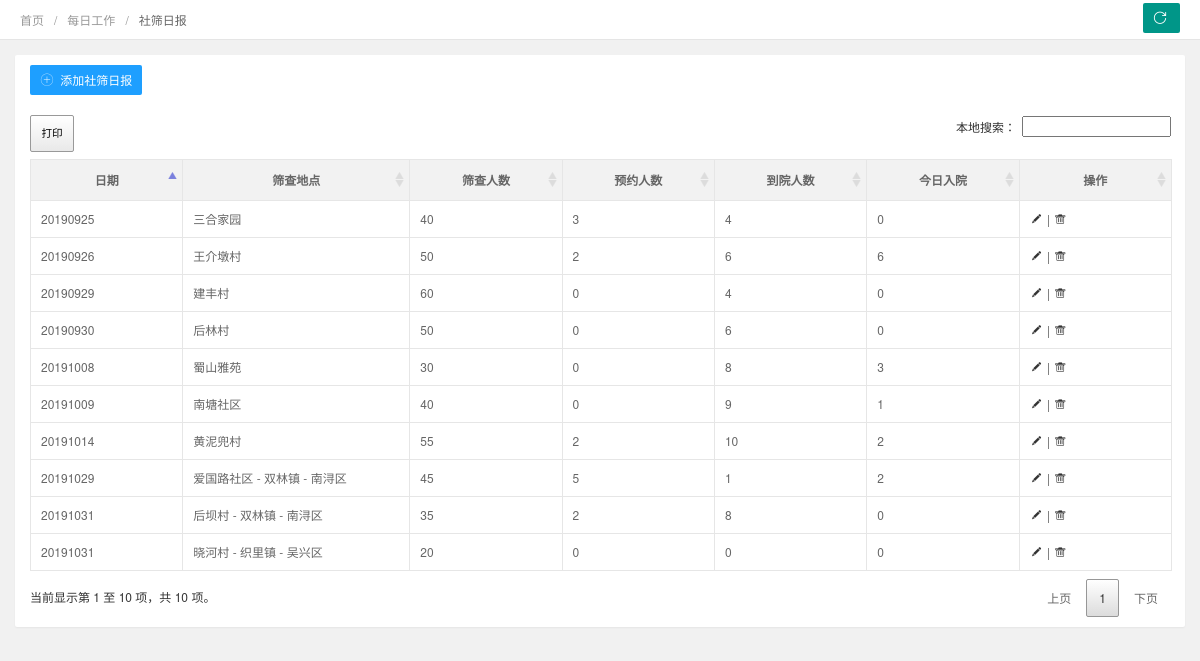
The page /dr_index.php (signed in) on the database its author committed.
### tables this page shows
CREATE TABLE "daily_report" (
"dr_id"  INTEGER PRIMARY KEY AUTOINCREMENT NOT NULL,
"dr_date"  TEXT(8) NOT NULL,
"dr_scdd"  TEXT(20) NOT NULL,
"dr_scrs"  TEXT(3) NOT NULL,
"dr_yyrs"  TEXT(3) NOT NULL,
"dr_dyrs"  TEXT(3) NOT NULL,
"yy_jg"  TEXT(2) NOT NULL,
"yy_bnz"  TEXT(2) NOT NULL,
"yy_nr"  TEXT(2) NOT NULL,
"yy_yd"  TEXT(2) NOT NULL,
"yy_ld"  TEXT(2) NOT NULL,
"yy_other"  TEXT(2) NOT NULL,
"ss_jg"  TEXT(2) NOT NULL,
"ss_bnz"  TEXT(2) NOT NULL,
"ss_nr"  TEXT(2) NOT NULL,
"ss_yd"  TEXT(2) NOT NULL,
"ss_ld"  TEXT(2) NOT NULL,
"ss_other"  TEXT(2) NOT NULL,
"dr_pj"  TEXT(2) NOT NULL,
"dr_ry"  TEXT(2) NOT NULL,
"dr_note"  TEXT(100) NOT NULL
);

### lib/Medoo.php (called while the page is built, shortened)
<?php
class Medoo
{
	public $pdo;
	protected $type;
	protected $prefix;
	public function __construct(array $options)
	{
		if (isset($options[ 'database_type' ]))
		{
			$this->type = strtolower($options[ 'database_type' ]);
		}
		$option = isset($options[ 'option' ]) ? $options[ 'option' ] : [];
		$commands = (isset($options[ 'command' ]) && is_array($options[ 'command' ])) ? $options[ 'command' ] : [];
		if (isset($options[ 'dsn' ]))
		{
			if (is_array($options[ 'dsn' ]) && isset($options[ 'dsn' ][ 'driver' ]))
			{
				$attr = $options[ 'dsn' ];
			}
			else
			{
				throw new InvalidArgumentException('Invalid DSN option supplied');
			}
		}
		else
		{
			switch ($this->type)
			{
				case 'sqlite':
					$attr = [
						'driver' => 'sqlite',
						$options[ 'database_file' ]
					];
					break;
			}
		}
		$driver = $attr[ 'driver' ];
		unset($attr[ 'driver' ]);
		$stack = [];
		foreach ($attr as $key => $value)
		{
			$stack[] = is_int($key) ? $value : $key . '=' . $value;
		}
		$dsn = $driver . ':' . implode(';', $stack);
		try {
			$this->pdo = new PDO(
				$dsn,
				isset($options[ 'username' ]) ? $options[ 'username' ] : null,
				isset($options[ 'password' ]) ? $options[ 'password' ] : null,
				$option
			);
		}
		catch (PDOException $e) {
			throw new PDOException($e->getMessage());
		}
	}
	public function exec($query, $map = [])
	{
		$statement = $this->pdo->prepare($query);
		$this->statement = $statement;
		$execute = $statement->execute();
		return $statement;
	}
	protected function tableQuote($table)
	{
		return '"' . $this->prefix . $table . '"';
	}
	protected function columnQuote($string)
	{
		return '"' . $string . '"';
	}
	protected function columnPush(&$columns, &$map, $root, $is_join = false)
	{
		if ($columns === '*')
		{
			return $columns;
		}
		$stack = [];
		return implode(',', $stack);
	}
	protected function whereClause($where, &$map)
	{
		$where_clause = '';
		if (is_array($where))
		{
			if (isset($where[ 'ORDER' ]))
			{
				$ORDER = $where[ 'ORDER' ];
				if (is_array($ORDER))
				{
					$stack = [];
					foreach ($ORDER as $column => $value)
					{
						if (is_array($value))
						{
							$stack[] = 'FIELD(' . $this->columnQuote($column) . ', ' . $this->arrayQuote($value) . ')';
						}
						elseif ($value === 'ASC' || $value === 'DESC')
						{
							$stack[] = $this->columnQuote($column) . ' ' . $value;
						}
						elseif (is_int($column))
						{
							$stack[] = $this->columnQuote($value);
						}
					}
					$where_clause .= ' ORDER BY ' . implode(',', $stack);
				}
				elseif ($raw = $this->buildRaw($ORDER, $map))
				{
					$where_clause .= ' ORDER BY ' . $raw;
				}
				else
				{
					$where_clause .= ' ORDER BY ' . $this->columnQuote($ORDER);
				}
			}
			if (isset($where[ 'LIMIT' ]) && !in_array($this->type, ['oracle', 'mssql']))
			{
				$LIMIT = $where[ 'LIMIT' ];
				if (is_numeric($LIMIT))
				{
					$where_clause .= ' LIMIT ' . $LIMIT;
				}
				elseif (
					is_array($LIMIT) &&
					is_numeric($LIMIT[ 0 ]) &&
					is_numeric($LIMIT[ 1 ])
				)
				{
					$where_clause .= ' LIMIT ' . $LIMIT[ 1 ] . ' OFFSET ' . $LIMIT[ 0 ];
				}
			}
		}
		elseif ($raw = $this->buildRaw($where, $map))
		{
			$where_clause .= ' ' . $raw;
		}
		return $where_clause;
	}
	protected function selectContext($table, &$map, $join, &$columns = null, $where = null, $column_fn = null)
	{
		preg_match('/(?<table>[a-zA-Z0-9_]+)\s*\((?<alias>[a-zA-Z0-9_]+)\)/i', $table, $table_match);
		if (isset($table_match[ 'table' ], $table_match[ 'alias' ]))
		{
			$table = $this->tableQuote($table_match[ 'table' ]);
			$table_query = $table . ' AS ' . $this->tableQuote($table_match[ 'alias' ]);
		}
		else
		{
			$table = $this->tableQuote($table);
			$table_query = $table;
		}
		$is_join = false;
		$join_key = is_array($join) ? array_keys($join) : null;
		if (
			isset($join_key[ 0 ]) &&
			strpos($join_key[ 0 ], '[') === 0
		)
		{
			$is_join = true;
			$table_query .= ' ' . $this->buildJoin($table, $join);
		}
		else
		{
			if (is_null($columns))
			{
				if (
					!is_null($where) ||
					(is_array($join) && isset($column_fn))
				)
				{
					$where = $join;
					$columns = null;
				}
				else
				{
					$where = null;
					$columns = $join;
				}
			}
			else
			{
				$where = $columns;
				$columns = $join;
			}
		}
		if (isset($column_fn))
		{
			if ($column_fn === 1)
			{
				$column = '1';
				if (is_null($where))
				{
					$where = $columns;
				}
			}
			elseif ($raw = $this->buildRaw($column_fn, $map))
			{
				$column = $raw;
			}
			else
			{
				if (empty($columns) || $this->isRaw($columns))
				{
					$columns = '*';
					$where = $join;
				}
				$column = $column_fn . '(' . $this->columnPush($columns, $map, true) . ')';
			}
		}
		else
		{
			$column = $this->columnPush($columns, $map, true, $is_join);
		}
		return 'SELECT ' . $column . ' FROM ' . $table_query . $this->whereClause($where, $map);
	}
	protected function columnMap($columns, &$stack, $root)
	{
		if ($columns === '*')
		{
			return $stack;
		}
		return $stack;
	}
	public function select($table, $join, $columns = null, $where = null)
	{
		$map = [];
		$result = [];
		$column_map = [];
		$column = $where === null ? $join : $columns;
		$query = $this->exec($this->selectContext($table, $map, $join, $columns, $where), $map);
		$this->columnMap($columns, $column_map, true);
		if ($columns === '*')
		{
			return $query->fetchAll(PDO::FETCH_ASSOC);
		}
		return $result;
	}
}

### _conn.php (called while the page is built, shortened)
<?php
require_once ("lib/Medoo.php");
$db = new Medoo([
    'database_type' => 'sqlite',
    'database_file' => 'lib/ems.db'
]);
?>

### dr_index.php (the view, shortened to what this page needs)
<?php
require_once ("_conn.php");
require_once ("_meta.php");
?>
    </head>
    <body>
        <div class="x-nav">
          <span class="layui-breadcrumb">
            <a href="">首页</a>
            <a href="">每日工作</a>
            <a><cite>社筛日报</cite></a>
          </span>
          <a class="layui-btn layui-btn-small" style="line-height:1.6em;margin-top:3px;float:right" onclick="location.reload()" title="刷新">
            <i class="layui-icon layui-icon-refresh" style="line-height:30px"></i></a>
        </div>
        <div class="layui-fluid">
            <div class="layui-row layui-col-space15">
                <div class="layui-col-md12">
                    <div class="layui-card">
                    	<div class="layui-card-body ">
                            <div>
                                <a class="layui-btn layui-btn-normal layui-btn-mini"  onclick="xadmin.open('添加社筛日报','dr_add.php?act=add')" title="添加"><i class="layui-icon"></i>
                                    添加社筛日报
                                </a>
                            </div>
                        </div>
                        <div class="layui-card-body layui-table-body layui-table-main">
                            <table class="layui-table layui-form">
                                <thead>
                                  <tr>
                                    <th>日期</th>
                                    <th>筛查地点</th>
                                    <th>筛查人数</th>
                                    <th>预约人数</th>
                                    <th>到院人数</th>
                                    <th>今日入院</th>
                                    <th>操作</th>
                                  </tr>
                                </thead>
                                <tbody>
                                  <?php
                                    $ras = $db->select("daily_report", "*", ["ORDER" => ["dr_date" => "DESC"],'LIMIT' => 40]);
                                    if ($ras == ""){
                                    	echo "无数据";
                                    }else{
                                        foreach($ras as $ra){
                                            echo "<tr class='text-c'>";
                                            echo "<td>".$ra['dr_date']."</td>";
                                            echo "<td>".$ra['dr_scdd']."</td>";
                                            echo "<td>".$ra['dr_scrs']."</td>";
                                            echo "<td>".$ra['dr_yyrs']."</td>";
                                            echo "<td>".$ra['dr_dyrs']."</td>";
                                            echo "<td>".$ra['dr_ry']."</td>";
                                            echo "<td><a title='编辑'  onclick=\"xadmin.open('编辑','dr_add.php?act=edit&dr_id=".$ra['dr_id']."')\" href='javascript:;'>
                                                <i class='layui-icon'>&#xe642;</i>
                                                </a> | <a title='删除' onclick=\"_del(this,'daily_report','dr_id',".$ra['dr_id']."')\" href='javascript:;'>
                                                <i class='layui-icon'>&#xe640;</i></a></td>";
                                            echo "</tr>";
                                        }
                                    }
                                    ?>
                                </tbody>
                            </table>
                        </div>
                    </div>
                </div>
            </div>
        </div>
    </body>
</html>

### css/xadmin.css (style rules this page uses)
* { margin: 0px; padding: 0px; font-family: "Helvetica Neue", Helvetica, Arial, sans-serif; }
a { text-decoration: none; }
html { width: 100%; height: 100%; overflow-x:hidden; overflow-y:auto; }
body { width: 100%; min-height: 100%; background: #f1f1f1; }
.layui-fluid { padding:15px; }
.x-nav { padding: 0 20px; position: relative; z-index: 99; border-bottom: 1px solid #e5e5e5; line-height: 39px; height: 39px; overflow: hidden; background: #fff; }
.layui-table td, .layui-table th { min-width: 80px; }
table th, table td { word-break: break-all; }
.x-admin-sm { font-size: 12px; }
.x-admin-sm body { font-size: 12px; }
.x-admin-sm .layui-table td, .x-admin-sm .layui-table th { font-size: 12px; }
.x-admin-sm .layui-icon { font-size: 14px; }
.x-admin-sm .layui-breadcrumb>* { font-size: 12px; }
.x-admin-sm .layui-btn,.x-admin-sm .layui-btn-xs,.x-admin-sm .layui-btn-sm { font-size: 12px; }
.x-admin-sm .layui-btn { height: 30px; line-height: 30px; padding: 0 10px; }

### rows shown on the page
daily_report: dr_date "20191031", dr_scdd "后坝村 - 双林镇 - 南浔区", dr_scrs "35", dr_yyrs "2", dr_dyrs "8", dr_ry "0"
daily_report: dr_date "20191031", dr_scdd "晓河村 - 织里镇 - 吴兴区", dr_scrs "20", dr_yyrs "0", dr_dyrs "0", dr_ry "0"
daily_report: dr_date "20191029", dr_scdd "爱国路社区 - 双林镇 - 南浔区", dr_scrs "45", dr_yyrs "5", dr_dyrs "1", dr_ry "2"
daily_report: dr_date "20191014", dr_scdd "黄泥兜村", dr_scrs "55", dr_yyrs "2", dr_dyrs "10", dr_ry "2"
daily_report: dr_date "20191009", dr_scdd "南塘社区", dr_scrs "40", dr_yyrs "0", dr_dyrs "9", dr_ry "1"
daily_report: dr_date "20191008", dr_scdd "蜀山雅苑", dr_scrs "30", dr_yyrs "0", dr_dyrs "8", dr_ry "3"
daily_report: dr_date "20190930", dr_scdd "后林村", dr_scrs "50", dr_yyrs "0", dr_dyrs "6", dr_ry "0"
daily_report: dr_date "20190929", dr_scdd "建丰村", dr_scrs "60", dr_yyrs "0", dr_dyrs "4", dr_ry "0"
daily_report: dr_date "20190926", dr_scdd "王介墩村", dr_scrs "50", dr_yyrs "2", dr_dyrs "6", dr_ry "6"
daily_report: dr_date "20190925", dr_scdd "三合家园", dr_scrs "40", dr_yyrs "3", dr_dyrs "4", dr_ry "0"
